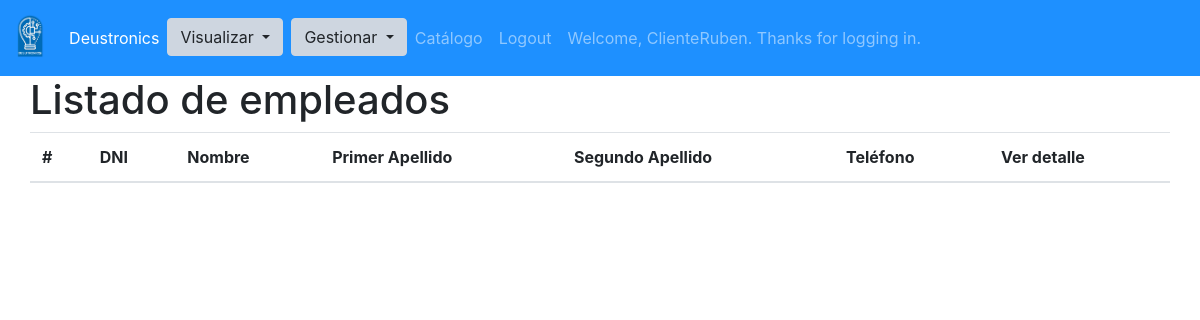
Before: /empleados/ (signed in) with the older database file.
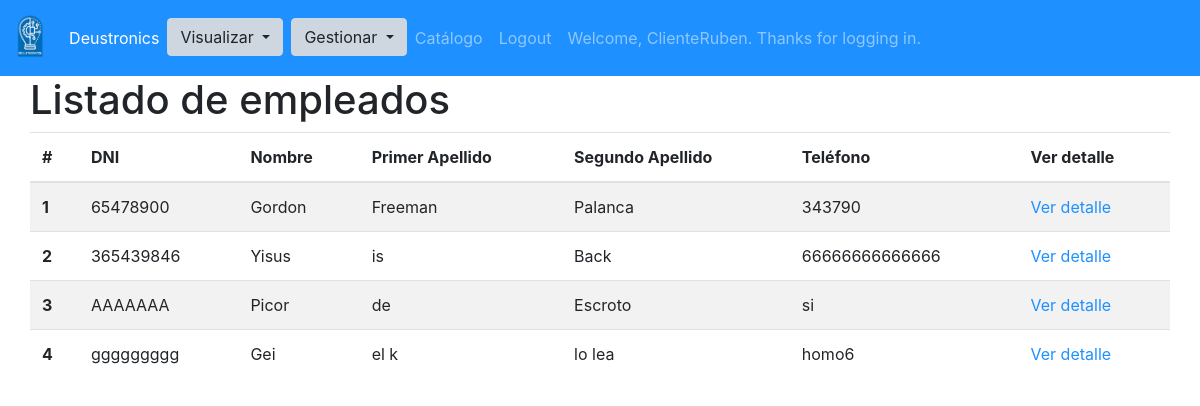
After: the same page with the newer database file.
### app/models.py (models this page shows, shortened)
class Empleado(models.Model):
    dni = models.CharField(max_length=9)
    nombre = models.CharField(max_length=100)
    apellido1 = models.CharField(max_length=100)
    apellido2 = models.CharField(max_length=100)
    telefono = models.CharField(max_length=15)
    usuario = models.ForeignKey(User, on_delete=models.CASCADE)

### app/views.py (the view)
# urls.py: path('empleados/', login_required(views.EmpleadoListView.as_view()), name='empleado_lista'),
class EmpleadoListView(ListView):
    model = Empleado
    template_name = 'empleado_lista.html'
    queryset = Empleado.objects.all()
    context_object_name = 'empleados'
    def get_context_data(self, **kwargs):
        context = super(EmpleadoListView, self).get_context_data(**kwargs)
        return context

### app/templates/empleado_lista.html
{%extends 'base.html'%} {% block content%}
<h1>
  Listado de empleados
</h1>
<table class="table table-striped">
  <thead>
    <tr>
      <th scope="col">#</th>
      <th scope="col">DNI</th>
      <th scope="col">Nombre</th>
      <th scope="col">Primer Apellido</th>
      <th scope="col">Segundo Apellido</th>
      <th scope="col">Teléfono</th>
      <th scope="col">Ver detalle</th>
    </tr>
  </thead>
  <tbody>
    {%for empleado in empleados%}
    <tr>
      <th scope="row">{{empleado.id}}</th>
      <td>{{empleado.dni}}</td>
      <td>{{empleado.nombre}}</td>
      <td>{{empleado.apellido1}}</td>
      <td>{{empleado.apellido2}}</td>
      <td>{{empleado.telefono}}</td>
      <td><a href="{%url 'empleado_detalle' empleado.id %}"> Ver detalle</a></td>
    </tr>
    {%endfor%}
  </tbody>
</table>
{%endblock%}

Changed rows visible on the page:
added Empleado: id "1", dni "65478900", nombre "Gordon", apellido1 "Freeman", apellido2 "Palanca", telefono "343790"
added Empleado: id "2", dni "365439846", nombre "Yisus", apellido1 "is", apellido2 "Back", telefono "66666666666666"
added Empleado: id "3", dni "AAAAAAA", nombre "Picor", apellido1 "de", apellido2 "Escroto", telefono "si"
added Empleado: id "4", dni "ggggggggg", nombre "Gei", apellido1 "el k", apellido2 "lo lea", telefono "homo6"
